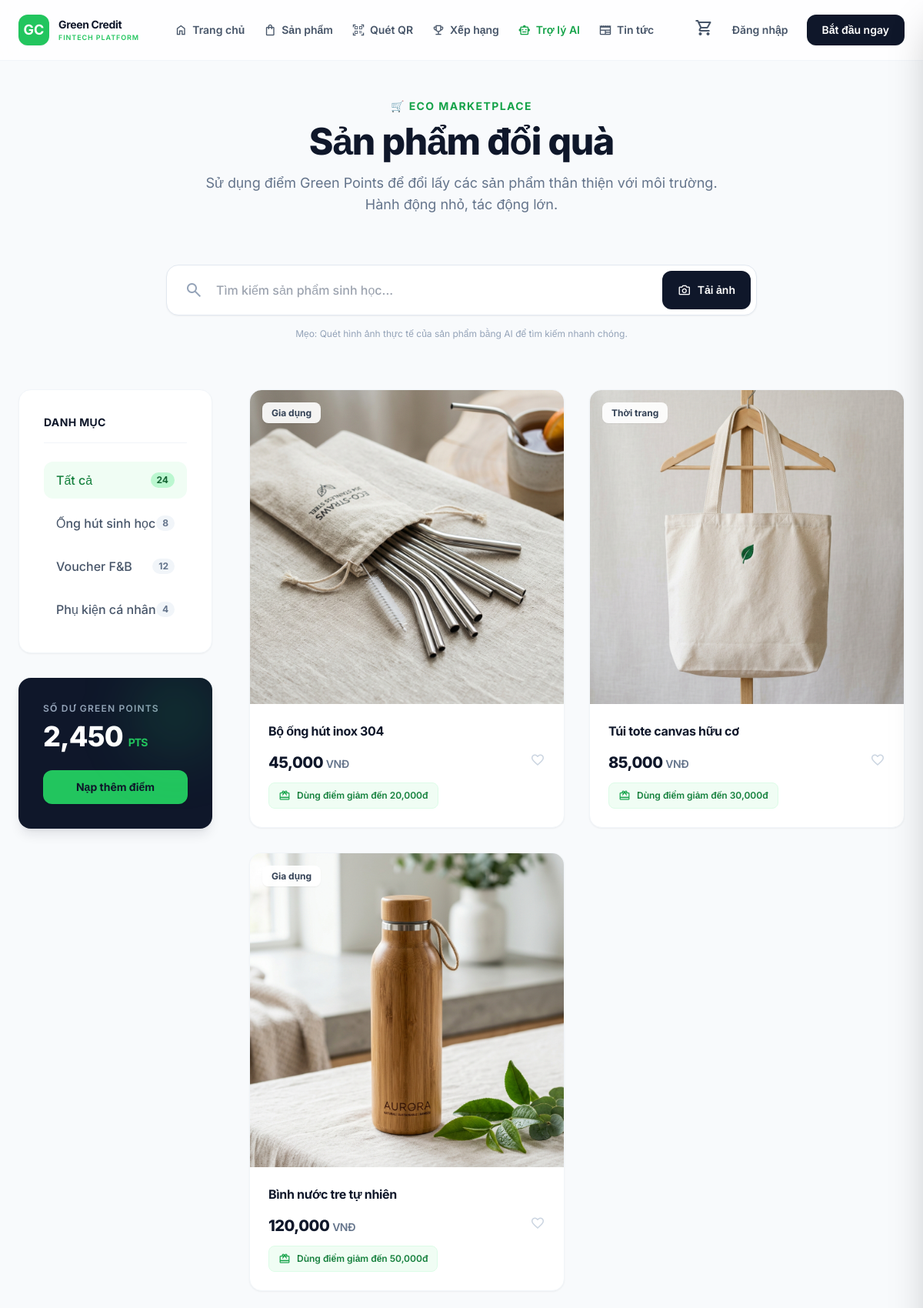
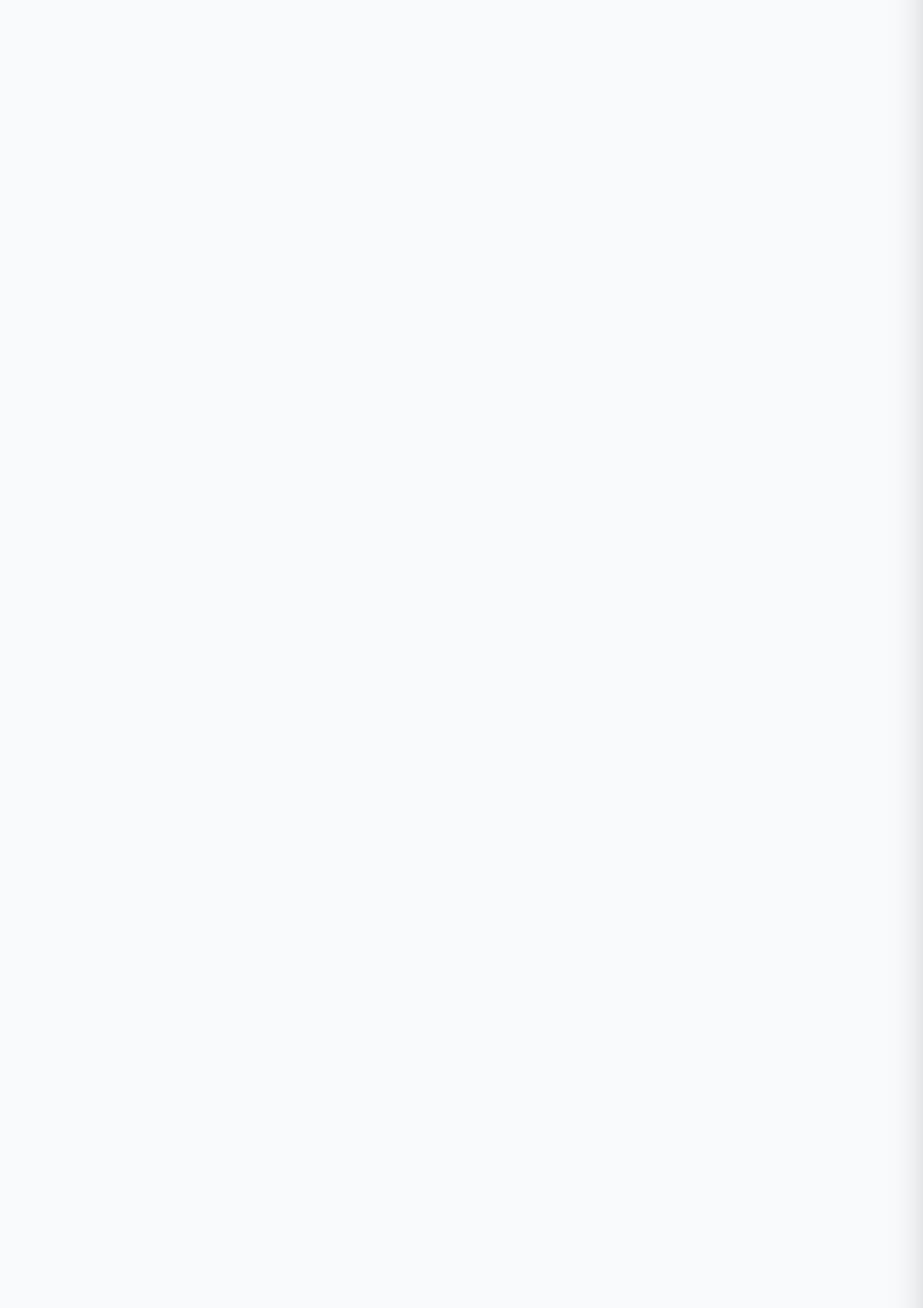
/rewards.php (upper part), run on the app's committed database (2 pictures, top to bottom).
### tables this page shows
CREATE TABLE `products` (
  `id` int(11) NOT NULL AUTO_INCREMENT,
  `name` varchar(255) NOT NULL,
  `description` text DEFAULT NULL,
  `price_vnd` int(11) NOT NULL,
  `max_pts` int(11) NOT NULL DEFAULT 0,
  `category` varchar(50) DEFAULT 'Khác',
  `image` varchar(255) DEFAULT NULL,
  `stock` int(11) DEFAULT 100,
  `created_at` timestamp DEFAULT current_timestamp(),
  PRIMARY KEY (`id`)
);

### rewards.php (the view, shortened to what this page needs)
<?php
require_once 'includes/header.php';
?>
<div class="min-h-screen bg-[#f8fafc] pt-32 pb-24 px-6">
    <div class="max-w-7xl mx-auto">
        <div class="text-center mb-16" data-aos="fade-up">
            <h2 class="text-green-600 font-bold uppercase tracking-widest mb-3 text-sm">🛒 Eco Marketplace</h2>
            <h1 class="text-4xl md:text-5xl font-extrabold text-slate-900 tracking-tight mb-4">Sản phẩm đổi quà</h1>
            <p class="text-slate-500 text-lg max-w-2xl mx-auto">Sử dụng điểm Green Points để đổi lấy các sản phẩm thân thiện với môi trường. Hành động nhỏ, tác động lớn.</p>
        </div>
        <div class="max-w-3xl mx-auto mb-16" data-aos="fade-up" data-aos-delay="100">
            <div class="relative group">
                <div class="absolute inset-y-0 left-6 flex items-center pointer-events-none">
                </div>
                <input type="text" id="productSearch" placeholder="Tìm kiếm sản phẩm sinh học..."
                       class="w-full pl-16 pr-40 py-5 bg-white rounded-2xl border border-slate-200 shadow-sm text-slate-900 focus:ring-2 focus:ring-green-500 focus:border-green-500 transition-all outline-none font-medium">
                <div class="absolute inset-y-2 right-2 flex gap-2">
                    <button id="aiSearchBtn" class="flex items-center gap-2 px-5 bg-slate-900 text-white rounded-xl font-semibold text-sm hover:bg-green-600 transition-all shadow-sm">
                        <span class="material-symbols-outlined text-[18px]">photo_camera</span>
                        Tải ảnh
                    </button>
                </div>
            </div>
            <p class="text-xs text-slate-400 mt-4 text-center">Mẹo: Quét hình ảnh thực tế của sản phẩm bằng AI để tìm kiếm nhanh chóng.</p>
        </div>
        <div class="grid grid-cols-1 lg:grid-cols-4 gap-12">
            <div class="lg:col-span-1 space-y-8" data-aos="fade-right">
                <div class="bg-white p-8 rounded-2xl shadow-sm border border-slate-100">
                    <h3 class="text-sm font-bold text-slate-900 uppercase tracking-wide mb-6 border-b border-slate-100 pb-4">Danh mục</h3>
                    <ul class="space-y-2">
                        <li>
                            <a href="#" class="flex justify-between items-center text-green-700 bg-green-50 px-4 py-3 rounded-xl font-medium transition-colors">
                                <span>Tất cả</span>
                                <span class="bg-green-200 text-green-800 text-xs px-2 py-0.5 rounded-full font-bold">24</span>
                            </a>
                        </li>
                        <li>
                            <a href="#" class="flex justify-between items-center text-slate-600 hover:bg-slate-50 px-4 py-3 rounded-xl font-medium transition-colors">
                                <span>Ống hút sinh học</span>
                                <span class="bg-slate-100 text-slate-500 text-xs px-2 py-0.5 rounded-full font-bold">8</span>
                            </a>
                        </li>
                        <li>
                            <a href="#" class="flex justify-between items-center text-slate-600 hover:bg-slate-50 px-4 py-3 rounded-xl font-medium transition-colors">
                                <span>Voucher F&B</span>
                                <span class="bg-slate-100 text-slate-500 text-xs px-2 py-0.5 rounded-full font-bold">12</span>
                            </a>
                        </li>
                        <li>
                            <a href="#" class="flex justify-between items-center text-slate-600 hover:bg-slate-50 px-4 py-3 rounded-xl font-medium transition-colors">
                                <span>Phụ kiện cá nhân</span>
                                <span class="bg-slate-100 text-slate-500 text-xs px-2 py-0.5 rounded-full font-bold">4</span>
                            </a>
                        </li>
                    </ul>
                </div>
                <div class="bg-slate-900 p-8 rounded-2xl text-white relative overflow-hidden shadow-lg shadow-slate-900/10">
                    <div class="absolute top-0 right-0 w-24 h-24 bg-green-500/20 rounded-full blur-2xl"></div>
                    <h4 class="text-xs font-semibold text-slate-400 uppercase tracking-widest mb-2">Số dư Green Points</h4>
                    <div class="text-4xl font-extrabold mb-6 tracking-tight">2,450 <span class="text-sm text-green-500 font-bold">PTS</span></div>
                    <button class="w-full py-3 bg-green-500 text-slate-900 rounded-xl text-sm font-bold hover:bg-green-400 transition-all shadow-sm">Nạp thêm điểm</button>
                </div>
            </div>
            <div class="lg:col-span-3 grid grid-cols-1 md:grid-cols-2 xl:grid-cols-3 gap-8" data-aos="fade-up">
                <?php
                $pts_to_vnd = PTS_TO_VND;
                $stmt = $pdo->query("SELECT * FROM products ORDER BY id DESC");
                $products = $stmt->fetchAll();
                if (empty($products)): ?>
                <?php endif;
                foreach ($products as $p): ?>
                    <div class="bg-white rounded-2xl border border-slate-100 shadow-sm hover:shadow-md transition-all group product-card overflow-hidden flex flex-col" data-category="<?= $p['category'] ?>" data-name="<?= mb_strtolower($p['name']) ?>">
                        <div class="aspect-square overflow-hidden relative bg-slate-50">
                            <a href="product_detail.php?id=<?= $p['id'] ?>">
                                <img src="<?= $p['image'] ?>" class="w-full h-full object-cover group-hover:scale-105 transition-transform duration-500">
                            </a>
                            <div class="absolute top-4 left-4">
                                <span class="bg-white/90 backdrop-blur-md px-3 py-1.5 rounded-lg text-xs font-bold text-slate-700 shadow-sm"><?= $p['category'] ?></span>
                            </div>
                        </div>
                        <div class="p-6 flex flex-col flex-1">
                            <a href="product_detail.php?id=<?= $p['id'] ?>" class="mb-4">
                                <h4 class="text-base font-bold text-slate-900 leading-snug line-clamp-2 hover:text-green-600 transition-colors"><?= $p['name'] ?></h4>
                            </a>
                            <div class="mt-auto space-y-3">
                                <div class="flex justify-between items-center">
                                    <p class="text-xl font-extrabold text-slate-900 tracking-tight"><?= number_format($p['price_vnd']) ?> <span class="text-sm font-semibold text-slate-500">VNĐ</span></p>
                                    <button class="text-slate-300 hover:text-red-500 transition-colors"><span class="material-symbols-outlined text-[20px]">favorite</span></button>
                                </div>
                                <div class="bg-green-50 rounded-lg py-2 px-3 inline-flex items-center gap-2 border border-green-100">
                                    <span class="material-symbols-outlined text-[16px] text-green-600">redeem</span>
                                    <p class="text-xs font-semibold text-green-700">Dùng điểm giảm đến <?= number_format($p['max_pts'] * $pts_to_vnd) ?>đ</p>
                                </div>
                            </div>
                        </div>
                    </div>
                <?php endforeach; ?>
            </div>
        </div>
    </div>
</div>
<?php include 'includes/footer.php'; ?>

### assets/css/main.css (style rules this page uses)
:root { --primary: #22c55e; --primary-glow: rgba(34, 197, 94, 0.2); --secondary: #123321; --accent: #facc15; --glass-white: rgba(255, 255, 255, 0.9); --bg-gradient: linear-gradient(135deg, #f8fafc 0%, #ffffff 100%); }
body { font-family: 'Plus Jakarta Sans', sans-serif; background-color: #ffffff; color: var(--secondary); }

### includes/header.php (style rules this page uses)
body { font-family: 'Inter', sans-serif; color: #334155; }
h1, h2, h3, h4, h5, h6 { letter-spacing: -0.02em; color: #0f172a; }

### data on the page
products: image (picture), category "Gia dụng", name "Bộ ống hút inox 304", price_vnd "45,000", $p['max_pts']*$pts_to_vnd "20,000"
products: image (picture), category "Thời trang", name "Túi tote canvas hữu cơ", price_vnd "85,000", $p['max_pts']*$pts_to_vnd "30,000"
products: image (picture), category "Gia dụng", name "Bình nước tre tự nhiên", price_vnd "120,000", $p['max_pts']*$pts_to_vnd "50,000"
